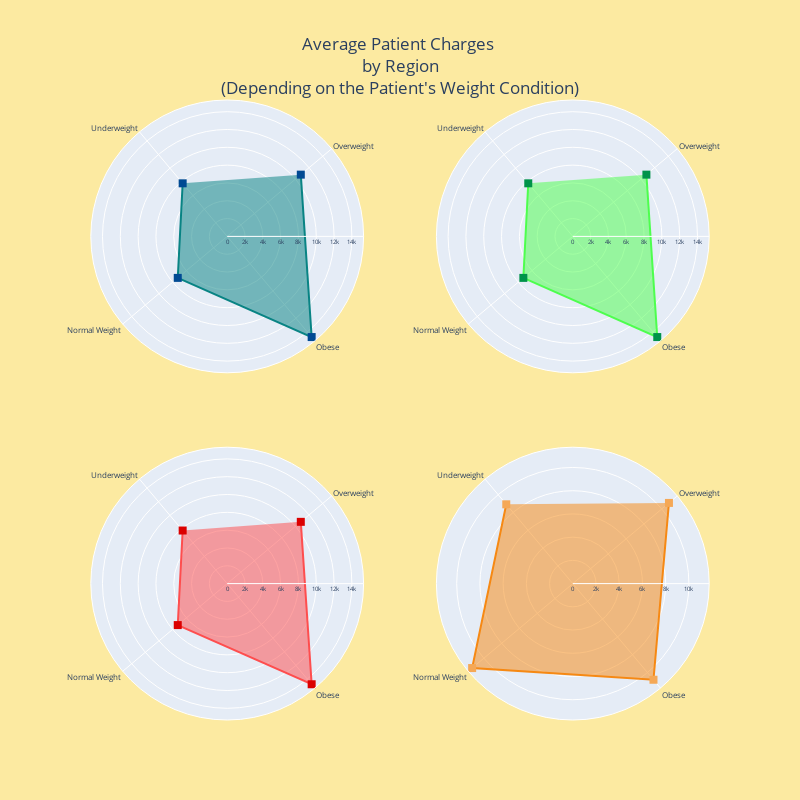

The cell this chart's notebook holds for it:
### Markdown cell above
Average Charge by Region depending on the Weight Condition:

### Code cell
# Weight Condition by Region Radar plots

df["weight_condition"].unique()

# Average charges for overweight patients by region 
sw_overweight = np.mean(df["charges"].loc[(df["region"] == "southwest") & (df["weight_condition"] == "Overweight")].values)
se_overweight = np.mean(df["charges"].loc[(df["region"] == "southeast") & (df["weight_condition"] == "Overweight")].values)
nw_overweight = np.mean(df["charges"].loc[(df["region"] == "northwest") & (df["weight_condition"] == "Overweight")].values)
ne_overweight = np.mean(df["charges"].loc[(df["region"] == "northeast") & (df["weight_condition"] == "Overweight")].values)

# Obese
sw_obese = np.mean(df["charges"].loc[(df["region"] == "southwest") & (df["weight_condition"] == "Obese")].values)
se_obese = np.mean(df["charges"].loc[(df["region"] == "southeast") & (df["weight_condition"] == "Obese")].values)
nw_obese = np.mean(df["charges"].loc[(df["region"] == "northwest") & (df["weight_condition"] == "Obese")].values)
ne_obese = np.mean(df["charges"].loc[(df["region"] == "northeast") & (df["weight_condition"] == "Obese")].values)

# Normal Weight
sw_nw = np.mean(df["charges"].loc[(df["region"] == "southwest") & (df["weight_condition"] == "Normal Weight")].values)
se_nw = np.mean(df["charges"].loc[(df["region"] == "southeast") & (df["weight_condition"] == "Normal Weight")].values)
nw_nw = np.mean(df["charges"].loc[(df["region"] == "northwest") & (df["weight_condition"] == "Normal Weight")].values)
ne_nw = np.mean(df["charges"].loc[(df["region"] == "northeast") & (df["weight_condition"] == "Normal Weight")].values)

# Underweight
sw_uw = np.mean(df["charges"].loc[(df["region"] == "southwest") & (df["weight_condition"] == "Underweight")].values)
se_uw = np.mean(df["charges"].loc[(df["region"] == "southeast") & (df["weight_condition"] == "Underweight")].values)
nw_uw = np.mean(df["charges"].loc[(df["region"] == "northwest") & (df["weight_condition"] == "Underweight")].values)
ne_uw = np.mean(df["charges"].loc[(df["region"] == "northeast") & (df["weight_condition"] == "Underweight")].values)

# Labels
weight_labels = df["weight_condition"].unique().tolist()

# List per weight condition
sw_weights = [sw_overweight, sw_obese, sw_nw, sw_uw]
se_weights = [se_overweight, se_overweight, se_nw, se_uw]
nw_weights = [nw_overweight, nw_overweight, nw_nw, nw_uw]
ne_weights = [ne_overweight, ne_overweight, ne_nw, ne_uw]

data = [
    go.Scatterpolar(
        mode = 'lines+markers',
        r = sw_weights,
        theta = weight_labels,
        fill = 'toself',
        name = 'SouthWest',
        line = dict(
            color="rgba(0, 128, 128, 0.95)"
        ),
        marker = dict(
            color = 'rgba(0, 74, 147, 1)',
            symbol = 'square',
            size =8
        ),
        subplot = 'polar'
    ), 
    go.Scatterpolar(
        mode = 'lines+markers',
        r = sw_weights,
        theta = weight_labels,
        fill = 'toself',
        name = 'SouthWest',
        line = dict(
            color="rgba(255, 72, 72, 0.95)"
        ),
        marker = dict(
            color = 'rgba(219, 0, 0, 1)',
            symbol = 'square',
            size =8
        ),
        subplot = 'polar2'
    ),   
    go.Scatterpolar(
        mode = 'lines+markers',
        r = sw_weights,
        theta = weight_labels,
        fill = 'toself',
        name = 'NorthWest',
        line = dict(
            color="rgba(72, 255, 72, 0.95)"
        ),
        marker = dict(
            color = 'rgba(0, 147, 74, 1)',
            symbol = 'square',
            size =8
        ),
        subplot = 'polar3'
    ),
    go.Scatterpolar(
        mode="lines+markers",
        r = ne_weights,
        theta = weight_labels,
        fill = 'toself',
        name="NorthEast",
        line=dict(
            color="rgba(247, 133, 11, 0.95)"
        ),
        marker=dict(
            color="rgba(245, 168, 86, 1)",
            symbol="square",
            size=8
        ),
        subplot = "polar4"
    )
]

layout = go.Layout(
     title = dict(
        text = "Average Patient Charges <br> by Region <br>(Depending on the Patient's Weight Condition)", 
        x = 0.5
    ),
    showlegend = False,
    paper_bgcolor = 'rgb(252, 234, 161)',
    polar = dict(
        domain = dict(
            x = [0, 0.46],
            y = [0.56, 1]
        ),
        radialaxis = dict(
            tickfont = dict(
                size = 6
            )
        ),
        angularaxis = dict(
            tickfont = dict(
                size = 8
            ),
            rotation = 40,
            direction = 'clockwise'
        )
    ),
    polar2 = dict(
      domain = dict(
        x = [0, 0.46],
        y = [0, 0.44]
      ),
      radialaxis = dict(
        tickfont = dict(
          size = 6
        )
      ),
      angularaxis = dict(
        tickfont = dict(
          size = 8
        ),
        rotation = 40,
        direction = "clockwise"
      ),
    ),
    polar3 = dict(
      domain = dict(
       x = [0.54, 1],
        y = [0.56, 1]
      ),
      radialaxis = dict(
        tickfont = dict(
          size = 6
        )
      ),
      angularaxis = dict(
        tickfont = dict(
          size = 8
        ),
        rotation = 40,
        direction = "clockwise"
      ),
    ),
      polar4 = dict(
      domain = dict(
        x = [0.54, 1],
        y = [0, 0.44]
      ),
      radialaxis = dict(
        tickfont = dict(
          size = 6
        )
      ),
      angularaxis = dict(
        tickfont = dict(
          size = 8
        ),
        rotation = 40,
        direction = "clockwise"
      ),
    )
)

fig = go.Figure(data = data, layout = layout)
fig['layout'].update(height = 800, width = 800)
iplot(fig, filename = 'polar/directions')

### Figure 1 — Plotly figure (JSON) as saved in the notebook; plotly's stock layout.template omitted (floating-point values rounded to 4 significant figures)
{"data": [{"fill": "toself", "line": {"color": "rgba(0, 128, 128, 0.95)"}, "marker": {"color": "rgba(0, 74, 147, 1)", "size": 8, "symbol": "square"}, "mode": "lines+markers", "name": "SouthWest", "r": [10790.0, 14750.0, 7247.0, 7779.0], "subplot": "polar", "theta": ["Overweight", "Obese", "Normal Weight", "Underweight"], "type": "scatterpolar"}, {"fill": "toself", "line": {"color": "rgba(255, 72, 72, 0.95)"}, "marker": {"color": "rgba(219, 0, 0, 1)", "size": 8, "symbol": "square"}, "mode": "lines+markers", "name": "SouthWest", "r": [10790.0, 14750.0, 7247.0, 7779.0], "subplot": "polar2", "theta": ["Overweight", "Obese", "Normal Weight", "Underweight"], "type": "scatterpolar"}, {"fill": "toself", "line": {"color": "rgba(72, 255, 72, 0.95)"}, "marker": {"color": "rgba(0, 147, 74, 1)", "size": 8, "symbol": "square"}, "mode": "lines+markers", "name": "NorthWest", "r": [10790.0, 14750.0, 7247.0, 7779.0], "subplot": "polar3", "theta": ["Overweight", "Obese", "Normal Weight", "Underweight"], "type": "scatterpolar"}, {"fill": "toself", "line": {"color": "rgba(247, 133, 11, 0.95)"}, "marker": {"color": "rgba(245, 168, 86, 1)", "size": 8, "symbol": "square"}, "mode": "lines+markers", "name": "NorthEast", "r": [10810.0, 10810.0, 11320.0, 8914.0], "subplot": "polar4", "theta": ["Overweight", "Obese", "Normal Weight", "Underweight"], "type": "scatterpolar"}], "layout": {"height": 800, "paper_bgcolor": "rgb(252, 234, 161)", "polar": {"angularaxis": {"direction": "clockwise", "rotation": 40, "tickfont": {"size": 8}}, "domain": {"x": [0, 0.46], "y": [0.56, 1]}, "radialaxis": {"tickfont": {"size": 6}}}, "polar2": {"angularaxis": {"direction": "clockwise", "rotation": 40, "tickfont": {"size": 8}}, "domain": {"x": [0, 0.46], "y": [0, 0.44]}, "radialaxis": {"tickfont": {"size": 6}}}, "polar3": {"angularaxis": {"direction": "clockwise", "rotation": 40, "tickfont": {"size": 8}}, "domain": {"x": [0.54, 1], "y": [0.56, 1]}, "radialaxis": {"tickfont": {"size": 6}}}, "polar4": {"angularaxis": {"direction": "clockwise", "rotation": 40, "tickfont": {"size": 8}}, "domain": {"x": [0.54, 1], "y": [0, 0.44]}, "radialaxis": {"tickfont": {"size": 6}}}, "showlegend": false, "title": {"text": "Average Patient Charges <br> by Region <br>(Depending on the Patient's Weight Condition)", "x": 0.5}, "width": 800}}
